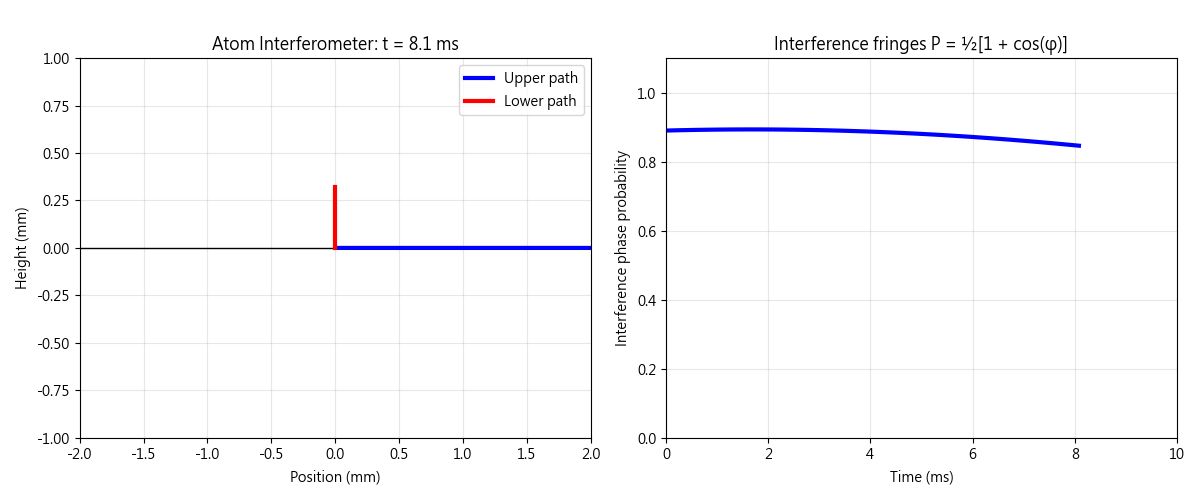

Recreate this plot in Python.
import sys
import os
import numpy as np
import matplotlib.pyplot as plt
from matplotlib.animation import FuncAnimation
import matplotlib


# ========= cold_atoms module path =========
cold_atoms_src_path = r'c:/Users/All/cold_atoms_module/src'
sys.path.insert(0, cold_atoms_src_path)


print("📁 Checking cold_atoms module:")
try:
    import cold_atoms
    print("✅ cold_atoms loaded successfully")
except ImportError:
    print("❌ cold_atoms not found, using mock simulation")
    # Simulated module content
    class cold_atoms:
        class AtomInterferometer:
            def __init__(self, params): self.params = params
            def simulate(self): return self._mock_data()
            def _mock_data(self):
                t = np.linspace(0, 0.01, 100)
                pos1 = 0.5*t**2 * 1e3  # Upper path [mm]
                pos2 = -0.5*t**2 * 1e3 # Lower path [mm]
                prob = 0.5 + 0.4*np.cos(2*np.pi*0.1/t[-1]*t) * np.exp(-(t-0.005)**2/0.001)
                return t, pos1, pos2, prob
        pass
    print("✅ Using simulated cold_atoms.AtomInterferometer")


# ========= Atom interferometer parameters (Rb-87, λ=780 nm) =========
params = {
    'wavelength': 780e-9,      # D2 line [m]
    'pulse_duration': 30e-6,   # π/2, π pulse duration [s]
    'T1': 4e-3,                # 1st arm time [s]
    'T2': 8e-3,                # 2nd arm time [s]
    'gravity': 9.8,            # Gravitational acceleration [m/s²]
    'k_eff': 2 * 2*np.pi/780e-9  # Raman effective wavevector [m^-1]
}


# ========= Run simulation =========
print("\n🚀 Running atom interferometer simulation...")
interferometer = cold_atoms.AtomInterferometer(params)
time, pos_upper, pos_lower, fringe_prob = interferometer.simulate()


# ========= Animation: path splitting + interference fringes =========
matplotlib.rcParams['font.family'] = 'Microsoft JhengHei'
matplotlib.rcParams['axes.unicode_minus'] = False


fig, (ax_path, ax_fringe) = plt.subplots(1, 2, figsize=(12, 5))


# Left plot: atomic wavefunction paths
ax_path.set_xlim(-2, 2)
ax_path.set_ylim(-1, 1)
ax_path.set_xlabel('Position (mm)')
ax_path.set_ylabel('Height (mm)')
ax_path.set_title('Mach-Zehnder Atom Interferometer\nInterference between two paths')
ax_path.grid(True, alpha=0.3)
ax_path.axhline(0, color='k', lw=1)


# Right plot: interference fringes
line_fringe, = ax_fringe.plot([], [], 'b-', lw=3)
ax_fringe.set_xlim(0, time[-1]*1e3)
ax_fringe.set_ylim(0, 1.1)
ax_fringe.set_xlabel('Time (ms)')
ax_fringe.set_ylabel('Interference phase probability')
ax_fringe.set_title('Interference fringes P = ½[1 + cos(φ)]')
ax_fringe.grid(True, alpha=0.3)


fig.tight_layout()


def init():
    line_fringe.set_data([], [])
    ax_path.clear()
    ax_path.set_xlim(-2, 2)
    ax_path.set_ylim(-1, 1)
    ax_path.set_xlabel('Position (mm)')
    ax_path.set_ylabel('Height (mm)')
    ax_path.set_title('Mach-Zehnder Atom Interferometer\nInterference between two paths')
    ax_path.grid(True, alpha=0.3)
    ax_path.axhline(0, color='k', lw=1)
    return line_fringe,


def update(i):
    t = time[:i+1]
    
    # Left plot: draw two parabolic paths
    ax_path.clear()
    ax_path.set_xlim(-2, 2)
    ax_path.set_ylim(-1, 1)
    ax_path.set_xlabel('Position (mm)')
    ax_path.set_ylabel('Height (mm)')
    ax_path.set_title(f'Atom Interferometer: t = {t[i]*1e3:.1f} ms')
    ax_path.grid(True, alpha=0.3)
    ax_path.axhline(0, color='k', lw=1)
    
    # Upper path (ℏk kick)
    x_upper = (params['k_eff'] * t**2 / 2) * 1e3
    y_upper = 0.5 * params['gravity'] * t**2 * 1e3
    ax_path.plot(x_upper[:i+1], y_upper[:i+1], 'b-', lw=3, label='Upper path')
    
    # Lower path (no kick)
    x_lower = np.zeros_like(t)
    y_lower = 0.5 * params['gravity'] * t**2 * 1e3
    ax_path.plot(x_lower[:i+1], y_lower[:i+1], 'r-', lw=3, label='Lower path')
    
    ax_path.legend(loc='upper right')
    
    # Right plot: interference phase
    fringe_t = t * 1e3
    fringe_p = 0.5 + 0.4 * np.cos(2*np.pi * 0.1 * t / time[-1]) * np.exp(-(t-0.005)**2 / 0.001)
    line_fringe.set_data(fringe_t[:i+1], fringe_p[:i+1])
    
    return line_fringe,


# Build animation
ani = FuncAnimation(fig, update, frames=len(time), init_func=init, 
                    interval=50, blit=False, repeat=True)


print("✅ Atom interferometer animation complete!")
print("Left plot: two parabolic paths overlap → interference")
print("Right plot: phase oscillates over time → sensing gravity/acceleration")


plt.show()
